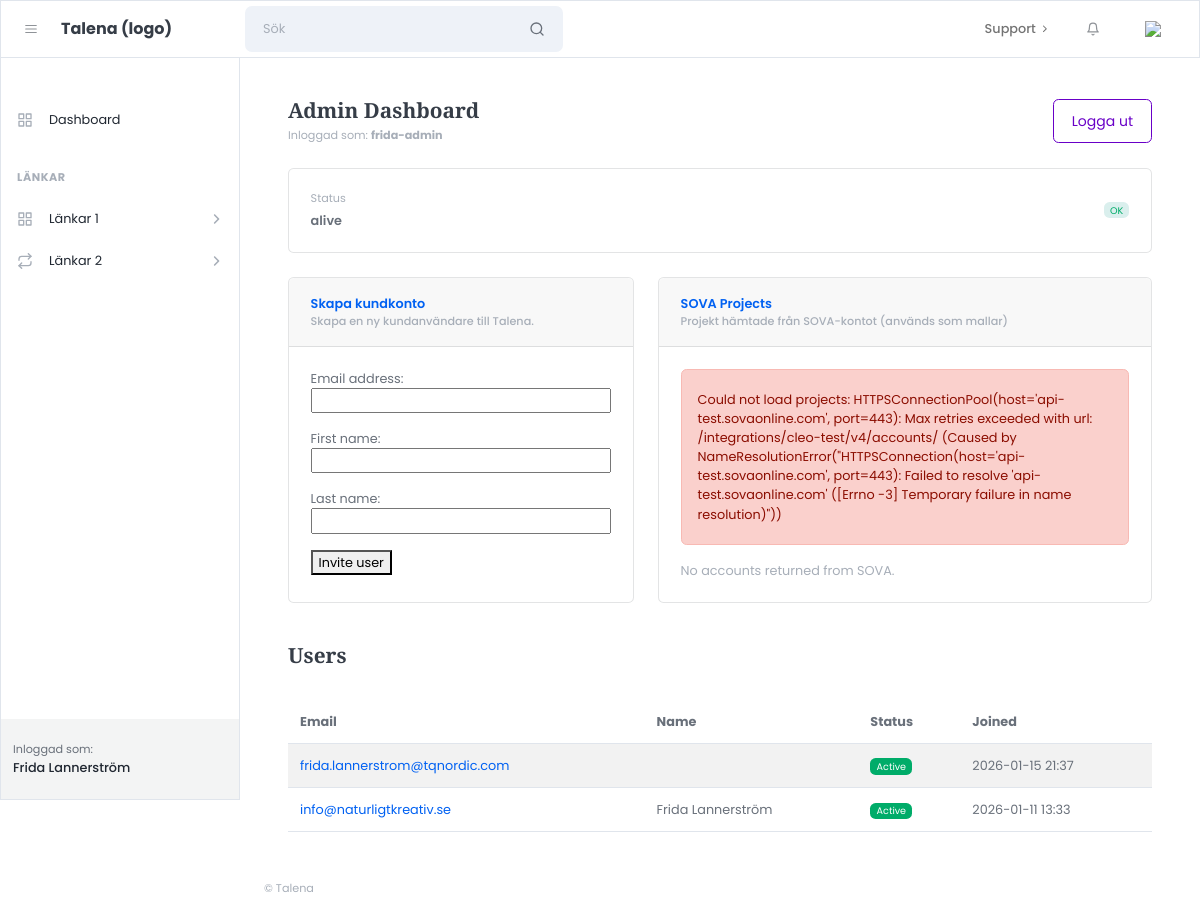
Page /admin-dashboard/ (signed in) on the earlier database version.
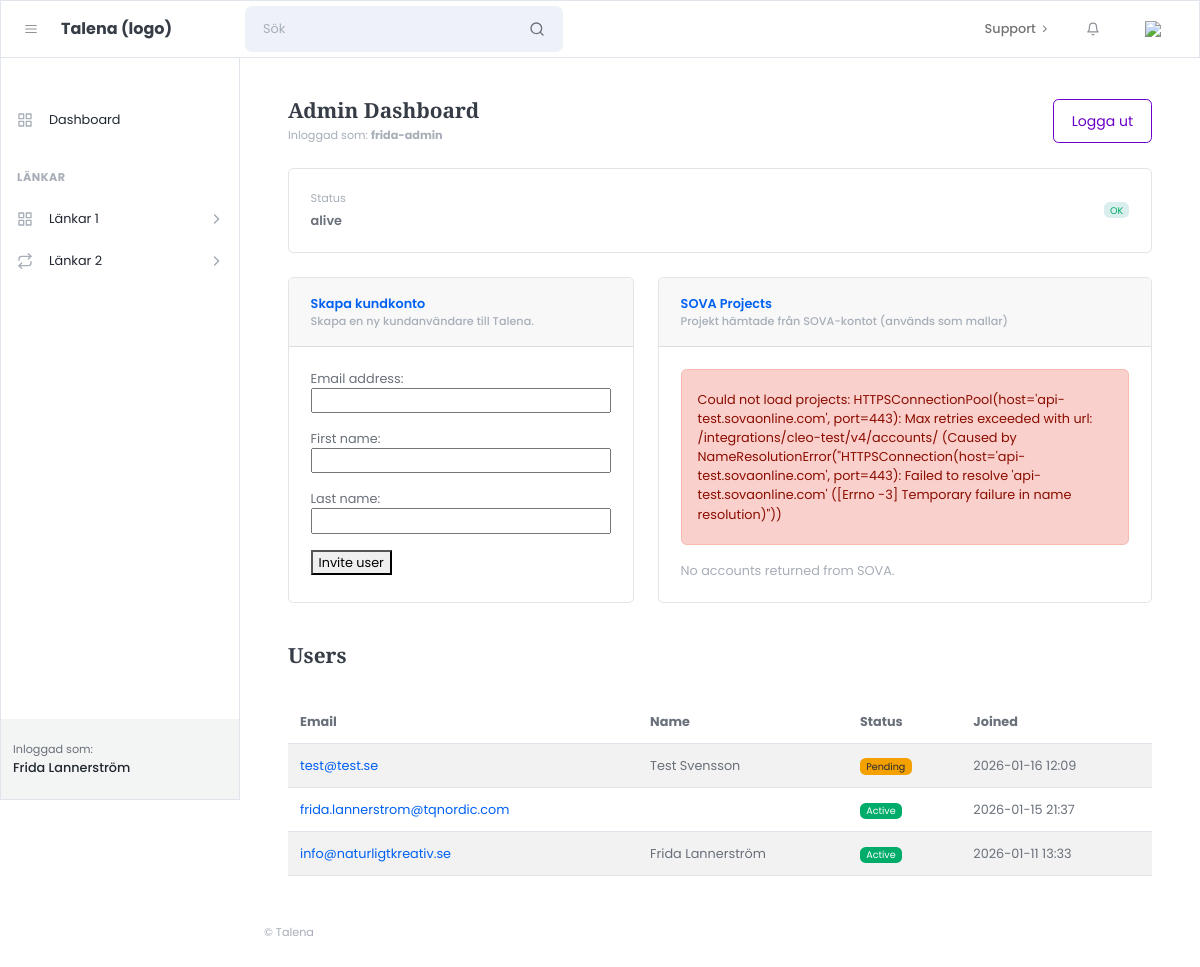
Same page on the later database version.
### apps/accounts/models.py (models this page shows)
class User(AbstractUser):
    class Role(models.TextChoices):
        ADMIN = "admin", "Admin"
        CUSTOMER = "customer", "Customer"
    role = models.CharField(
        max_length=20,
        choices=Role.choices,
        default=Role.CUSTOMER,
    )

### apps/core/views.py (the view)
# urls.py: path("admin-dashboard/", admin_dashboard, name="admin_dashboard"),
@login_required
def admin_dashboard(request):
    from django.contrib.auth import get_user_model
    User = get_user_model()
    if not is_admin(request.user):
        return HttpResponseForbidden("No access.")
    accounts = []
    error = None
    try:
        accounts = SovaClient().get_accounts_with_projects()
    except Exception as e:
        error = str(e)
    form = InviteUserForm()
    users = User.objects.exclude(is_superuser=True).order_by("-date_joined")
    return render(request, "admin/core/layouts/admin_dashboard.html", {
        "form": form,
        "accounts": accounts,
        "error": error,
        "users": users,
        "ping": "DASHBOARD VIEW HIT",
    })

### apps/accounts/forms.py (shortened to what this page needs)
class InviteUserForm(forms.ModelForm):
    class Meta:
        model = User
        fields = ["email", "first_name", "last_name"]  # justera efter dina fält

### apps/core/integrations/sova.py (called while the page is built)
    @property
    def base_url(self) -> str:
        return f"{self.env_base}/{self.base_path}/"

    def get_accounts(self) -> list[dict]:
        r = requests.get(self.base_url + "accounts/", auth=self.auth, timeout=25)
        r.raise_for_status()
        return (r.json() or {}).get("accounts", []) or []

    def get_accounts_with_projects(self) -> list[dict]:
        accounts = self.get_accounts()
        for a in accounts:
            code = (a.get("code") or "").strip()
            if code:
                a["projects"] = self.get_projects_for_account(code)
            else:
                a["projects"] = []
        return accounts

### apps/core/utils/auth.py (called while the page is built)
def is_admin(user) -> bool:
    return (
        getattr(user, "role", None) == "admin"
        or user.is_staff
        or user.is_superuser
    )

### templates/admin/core/layouts/admin_dashboard.html (shortened to what the changed rows need)
{% extends "admin/core/layouts/admin_base.html" %}
{% block content %}
<div class="container-xl px-4 mt-4">
  <div class="d-flex align-items-center justify-content-between mb-4">
    <div>
      <h1 class="h3 mb-1">Admin Dashboard</h1>
    </div>
  </div>
  <div class="row g-4">
    <div class="table-responsive">
      <table class="table table-striped align-middle">
        <thead>
          <tr>
            <th>Email</th>
            <th>Name</th>
            <th>Status</th>
            <th>Joined</th>
          </tr>
        </thead>
        <tbody>
          {% for u in users %}
          <tr>
            <td>
              <a href="{% url 'accounts:admin_user_detail' u.pk %}">
                {{ u.email }}
              </a>
            </td>
            <td>{{ u.get_full_name }}</td>
            <td>
              {% if u.is_active %}
              <span class="badge bg-success">Active</span>
              {% else %}
              <span class="badge bg-warning text-dark">Pending</span>
              {% endif %}
            </td>
            <td>{{ u.date_joined|date:"Y-m-d H:i" }}</td>
          </tr>
          {% empty %}
          <tr>
            <td colspan="4">No users yet.</td>
          </tr>
          {% endfor %}
        </tbody>
      </table>
    </div>
  </div>
</div>
{% endblock %}

Differences in the rows shown:
added User: email "test@test.se", get_full_name "Test Svensson", is_active "Pending", date_joined "2026-01-16 12:09"
